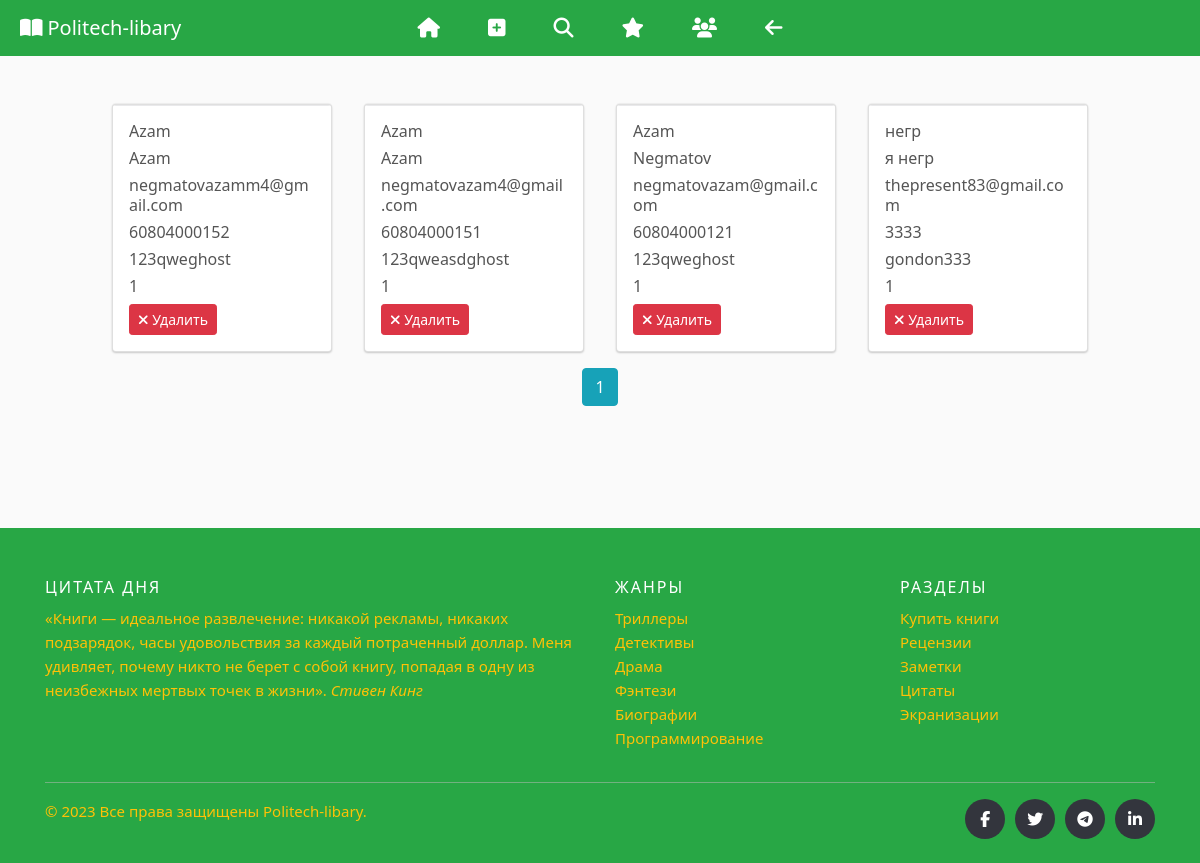
/users/ (signed in), run on the app's committed database.
### reader/models.py (models this page shows, shortened)
@dataclass
class User(db.Model, UserMixin):
    __tablename__ = 'user'
    id: int
    name: str
    firstname: str
    gmail: str
    readbilet: int
    pass_hash: str
    kyrs: int
    created_on: str
    updated_on: str
    id = db.Column(db.Integer, primary_key=True)
    name = db.Column(db.String(100), nullable=False)
    firstname = db.Column(db.String(100), nullable=False)
    gmail = db.Column(db.String(20), nullable=False)
    readbilet = db.Column(db.Integer, unique=True, nullable=False)
    pass_hash = db.Column(db.String(100), nullable=False)
    kyrs = db.Column(db.Integer)
    is_admin = db.Column(db.Boolean, default=True)
    created_on = db.Column(db.DateTime(), default=datetime.utcnow)
    updated_on = db.Column(db.DateTime(), default=datetime.utcnow,  onupdate=datetime.utcnow)

### reader/routes.py (the view)
@app.route('/users/')
@login_required
def users():
    if current_user.is_admin:
        page = request.args.get('page', 1, type=int)
        users = User.query.filter().paginate(page=page, per_page=4)
        return render_template('users.html', users=users)
    elif not current_user.is_admin:
        return abort(404)

### reader/models.py (called while the page is built)
@app.login_manager.user_loader
def load_user(user_id):
    return db.session.query(User).get(user_id)

### reader/templates/users.html
{% extends 'base.html' %}
{% block content %}
    <div class="container mx-auto mt-4">
  <div class="d-flex justify-content-center row">
{% for user in users.items %}
<div class="card">
  <div class="card-content">
      <h2>{{ user.name }}</h2>
      <h2>{{ user.firstname }}</h2>
      <h2>{{ user.gmail }}</h2>
      <h2>{{ user.readbilet }}</h2>
      <h2>{{ user.pass_hash }}</h2>
      <h2>{{ user.kyrs }}</h2>
     <div class="btn-wrapper text-center d-flex justify-content-between">
       <form action="{{ url_for('delete_user', user_id=user.id) }}" method="POST">
         <button class='btn btn-danger btn-sm' type="submit" value="Удалить" onclick="return confirm('Удалить книгу?')"><i class="fa fa-times"></i> Удалить</button>
       </form>
     </div>
  </div>
</div>
{% endfor %}
  </div>
   </div>
    {% for page_num in users.iter_pages(left_edge=1, right_edge=1, left_current=1, right_current=2) %}
      {% if page_num %}
        {% if users.page == page_num %}
          <a class="btn btn-info mb-4" href="{{ url_for('users', page=page_num) }}">{{ page_num }}</a>
        {% else %}
          <a class="btn btn-outline-info mb-4" href="{{ url_for('users', page=page_num) }}">{{ page_num }}</a>
        {% endif %}
      {% else %}
        ...
      {% endif %}
    {% endfor %}
{% endblock %}

### reader/static/css/style.css (style rules this page uses)
:root { --bs-font-sans-serif: system-ui, -apple-system, "Segoe UI", Roboto, "Helvetica Neue", Arial, "Noto Sans", "Liberation Sans", sans-serif, "Apple Color Emoji", "Segoe UI Emoji", "Segoe UI Symbol", "Noto Color Emoji"; --bs-font-monospace: SFMono-Regular, Menlo, Monaco, Consolas, "Liberation Mono", "Courier New", monospace; }
* { box-sizing: border-box; }
html, body { width: 100%; height: 100%; }
body { padding: 1rem 0; background: #fafafa; color:#253; font-family:var(--bs-font-sans-serif); font-size:0.875rem; font-weight:400; }
h2, .h2 { font-size:calc(1.325rem + .9vw) }
@media (min-width: 1200px) { h2, .h2 { font-size:2rem; color: #555; } }
a { color:#4f4f4f }
.card { width: 220px; display: inline-block; margin: 1rem; border-radius: 4px; box-shadow: 0 -1px 1px 0 rgba(0, 0, 0, 0.05), 0 1px 2px 0 rgba(0, 0, 0, 0.2); transition: all 0.2s ease; background: #fff; position: relative; overflow: hidden; }
.card-content { width: 100%; min-height: 150px; background-color: #fff; border-top: 1px solid #E9E9EB; border-bottom-right-radius: 4px; border-bottom-left-radius: 4px; padding: 1rem 1rem; transition: all 0.2s ease; }
.card-content h2, .card-content a h2 { font-size: 1rem; font-weight: 500; }

### data on the page
User: name "Azam", firstname "Azam", gmail "negmatovazamm4@gmail.com", readbilet "60804000152", pass_hash "123qweghost", kyrs "1"
User: name "Azam", firstname "Azam", gmail "negmatovazam4@gmail.com", readbilet "60804000151", pass_hash "123qweasdghost", kyrs "1"
User: name "Azam", firstname "Negmatov", gmail "negmatovazam@gmail.com", readbilet "60804000121", pass_hash "123qweghost", kyrs "1"
User: name "негр", firstname "я негр", gmail "thepresent83@gmail.com", readbilet "3333", pass_hash "gondon333", kyrs "1"

### other printed values
{{ page_num }} "1"
